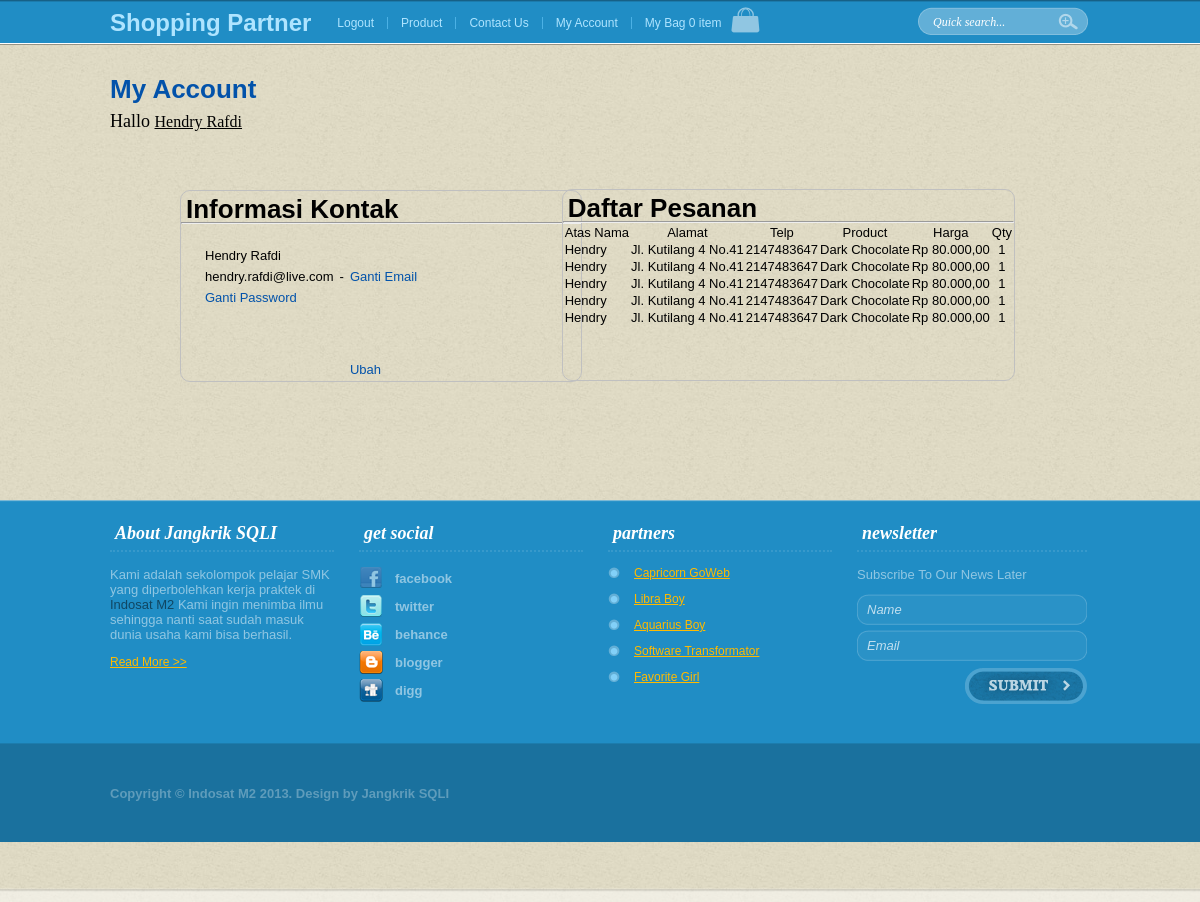
Screenshot of /profile.php (signed in) with the database file from the repository.
### tables this page shows
CREATE TABLE `user` (
  `id_user` int(11) NOT NULL AUTO_INCREMENT,
  `f_name` varchar(20) NOT NULL,
  `l_name` varchar(20) DEFAULT NULL,
  `gender` varchar(1) NOT NULL,
  `birthday_place` varchar(30) NOT NULL,
  `birthday` varchar(20) NOT NULL,
  `address` text NOT NULL,
  `telp` int(12) NOT NULL,
  `email` varchar(40) NOT NULL,
  `password` varchar(20) NOT NULL,
  `level` varchar(1) NOT NULL,
  PRIMARY KEY (`id_user`,`email`),
  UNIQUE KEY `email` (`email`)
);

CREATE TABLE `orders` (
  `id_order` int(11) NOT NULL AUTO_INCREMENT,
  `id_user` int(11) NOT NULL,
  `id_product` int(11) NOT NULL,
  `customer_name` varchar(40) NOT NULL,
  `customer_company` varchar(40) DEFAULT NULL,
  `address` text NOT NULL,
  `city` varchar(30) NOT NULL,
  `postcode` int(10) NOT NULL,
  `state` varchar(30) NOT NULL,
  `country` varchar(30) NOT NULL,
  `telp` bigint(12) NOT NULL,
  `qty` int(11) NOT NULL,
  `payment_method` varchar(30) NOT NULL,
  `status` varchar(20) NOT NULL,
  `date_purchased` timestamp NOT NULL DEFAULT CURRENT_TIMESTAMP,
  `last_modify` timestamp NULL DEFAULT NULL,
  PRIMARY KEY (`id_order`),
  KEY `id_user` (`id_user`,`id_product`),
  KEY `id_product` (`id_product`),
  KEY `id_product_2` (`id_product`),
  KEY `id_product_3` (`id_product`),
  CONSTRAINT `orders_ibfk_1` FOREIGN KEY (`id_user`) REFERENCES `user` (`id_user`) ON DELETE CASCADE ON UPDATE CASCADE
);

CREATE TABLE `product` (
  `id_product` int(11) NOT NULL AUTO_INCREMENT,
  `id_category` int(11) NOT NULL,
  `nm_product` varchar(40) NOT NULL,
  `image` varchar(255) NOT NULL,
  `description` varchar(255) NOT NULL,
  `price` varchar(255) NOT NULL,
  `product_added` timestamp NOT NULL DEFAULT CURRENT_TIMESTAMP,
  `product_last_modify` timestamp NULL DEFAULT NULL,
  PRIMARY KEY (`id_product`),
  KEY `id_category` (`id_category`),
  CONSTRAINT `product_ibfk_1` FOREIGN KEY (`id_category`) REFERENCES `category` (`id_category`) ON DELETE CASCADE ON UPDATE CASCADE
);

### profile.php (the view, shortened to what this page needs)
<!DOCTYPE html>
<html>
    <head>
        <link rel="stylesheet" href="css/style.css" type="text/css" media="all" />
    </head>
    <body>
        <div id="wrapper">
            <div id="top">
                <div class="shell">
                    <div class="top-nav">
                        <ul>
                            <li class="first nobg"><h1><a href="index.php">Shopping Partner</a></h1></li>
                            <?php if ($_SESSION[email] == NULL) { ?>
                                <li><a href="login.php" title="Login">Login</a></li>
                            <?php } else { ?>
                                <li><a href="pages/logout.php" title="Logout">Logout</a></li>
                            <?php } ?>
                            <li><a href="product.php" title="Product">Product</a></li>
                            <li><a href="contact.php" title="Contact us">Contact Us</a></li>
                            <li><a href="profile.php" title="My Account">My Account</a></li>
                            <li class="nobg"><a href="shoppingcart.php" class="bag" title="My Bag">My Bag
                                    <?php
                                    $sql = mysql_query("SELECT * FROM shoppingcart");
                                    $row = mysql_num_rows($sql);
                                    echo "<span class='KetCart'>$row item</span>";
                                    ?>
                                </a></li>
                        </ul>
                    </div>
                    <div id="search">
                        <form action="" method="post">
                            <input type="text" class="field" value="Quick search..." title="Quick search..." />
                        </form>
                    </div>
                </div>
            </div>
            <div id="main">
                <div class="shell">
                    <div id="header">
                        <h1 class="h1"><a href="#" ><br>My Account</a></h1>
                    </div>
                            <div class="con2-kiri">
                                <div>
                                <?php
                                $id = $_SESSION[id_user];
                                $tampil = mysql_query("select *from user where id_user='$id'");
                                $manggil = mysql_fetch_array($tampil);
                                ?>
                                    <font face="rockwell" size="4" color="black">Hallo <?php echo"<u><font face='rockwell' size='3' color='black'>$manggil[f_name] $manggil[l_name] </font></u>"; ?></font>
                                </div>
                            </div>
  <div class="box">
	<h3>Informasi Kontak</h3>
	<hr></hr>
        <br>
        <table style="padding: 5px 20px; width: auto;">
            <tr>
                <td colspan="3" style="padding: 2px;"><?php echo "$manggil[f_name] $manggil[l_name]"?></td>
            </tr>
            <tr>
                <td style="padding: 2px;"><?php echo $manggil[email] ?></td>
                <td style="padding: 2px;">-</td>
                <?php
                $id_user = $manggil[id_user];
                $token = md5(md5($id_user).  md5('akwk12391kc192c3u19238198z3u18291n8293uc1829us1'));
                ?>
                <td style="padding: 2px;"><a href="gantiemail.php?id=<?php echo $id_user ?>&token=<?php echo $token ?>">Ganti Email</a></td>
            </tr>
            <tr>
                <td style="padding: 2px;" colspan="2"><a href="gantipassword.php?id=<?php echo $id_user ?>&token=<?php echo $token ?>">Ganti Password</a></td>
                <td>&nbsp;</td>
            </tr>
            <tr>
                <td colspan="3">&nbsp;</td>
            </tr>
            <tr>
                <td colspan="3">&nbsp;</td>
            </tr>
            <tr>
                <td colspan="3">&nbsp;</td>
            </tr>
            <tr>
                <td colspan="2">&nbsp;</td>
                <td style="padding: 2px;"><a href="ubah.php?id=<?php echo $id_user ?>&token=<?php echo $token ?>">Ubah</a></td>
            </tr>
        </table>
	</div>
  <div class="box2" style="width: auto;">
	<h3>Daftar Pesanan</h3>
	<hr>
        <table style="color: #000;">
            <tr align="center">
                <td>Atas Nama</td>
                <td>Alamat</td>
                <td>Telp</td>
                <td>Product</td>
                <td>Harga</td>
                <td>Qty</td>
            </tr>
            <?php
            $sql = mysql_query("SELECT orders.id_order, product.id_product, orders.id_order, orders.customer_name, orders.address, orders.telp, product.nm_product, product.price, orders.qty  FROM orders, product, user WHERE orders.id_order=product.id_product AND orders.id_order=product.id_product  AND orders.id_order='$_SESSION[id_user]'");
            while ($tayang = mysql_fetch_array($sql)){
            ?>
            <tr>
                <td><?php echo $tayang[customer_name]?></td>
                <td><?php echo $tayang[address]?></td>
                <td><?php echo $tayang[telp]?></td>
                <td><?php echo $tayang[nm_product]?></td>
                <td>Rp <?php echo number_format($tayang[price],2,",",".")?></td>
                <td align="center"><?php echo $tayang[qty]?></td>
            </tr>
            <?php
            }
            ?>
        </table>
  </div>
        <div id="footer-push" class="cl">&nbsp;</div>
    </div>
    <div style="margin-top:-200px;" id="footer">
        <div class="shell">
            <div class="cols">
                <ul>
                    <li class="col">
                        <h4>About Jangkrik SQLI</h4>
                        <p>Kami adalah sekolompok pelajar SMK yang diperbolehkan kerja praktek di <a href="indosatm2.com" title="indosatm2">Indosat M2</a> Kami ingin menimba ilmu sehingga nanti saat sudah masuk dunia usaha kami bisa berhasil.</p>
                        <a href="#" class="more-link" title="Read More">Read More >></a>
                    </li>
                    <li class="col social">
                        <h4>get social</h4>
                        <ul>
                            <li><a href="https://facebook.com/justmedevil" class="fb-link" title="Facebook">facebook</a></li>
                            <li><a href="https://twitter.com/FRETSERC" class="twitter-link" title="Twitter">twitter</a></li>
                            <li><a href="#" class="behance-link" title="Behance">behance</a></li>
                            <li><a href="http://blogger.com/" class="blogger-link" title="Blogger">blogger</a></li>
                            <li><a href="http://digg.com" class="digg-link" title="Digg">digg</a></li>
                        </ul>
                    </li>
                    <li class="col partners">
                        <h4>partners</h4>
                        <ul>
                            <li><a href="http://capricornboy.tk" title="capricornboy">Capricorn GoWeb</a></li>
                            <li><a href="http://libraboy.tk" title="libraboy">Libra Boy</a></li>
                            <li><a href="http://aquariusboy.tk" title="aquariusboy">Aquarius Boy</a></li>
                            <li><a href="http://twitter.com/softtranz" title="softranz">Software Transformator</a></li>
                            <li><a href="http://favoritegirl.tk" title="favoritegirl">Favorite Girl</a></li>
                        </ul>
                    </li>
                    <li class="col contact">
                        <h4>newsletter</h4>
                        <p>Subscribe To Our News Later</p>
                        <form action="" method="post">
                            <div class="field-wrapper">
                                <input type="text" class="field" value="Name" title="Name" />
                            </div>
                            <div class="field-wrapper">
                                <input type="text" class="field" value="Email" title="Email" />
                            </div>
                            <input type="submit" value="Submit" class="submit-btn" title="Submit" />
                        </form>
                    </li>
                </ul>
            </div>
            <p class="copy">Copyright &copy; Indosat M2 2013. Design by <a href="http://twitter.com/softranz">Jangkrik SQLI</a></p>
        </div>
    </div>
</body>
</html>

### rows the page displays
user: f_name "Hendry", l_name "Rafdi", email "hendry.rafdi@live.com"
orders: customer_name "Hendry", address "Jl. Kutilang 4 No.41", telp "2147483647", product.nm_product "Dark Chocolate", product.price "80.000,00", qty "1"

### other values shown
$row "0"
